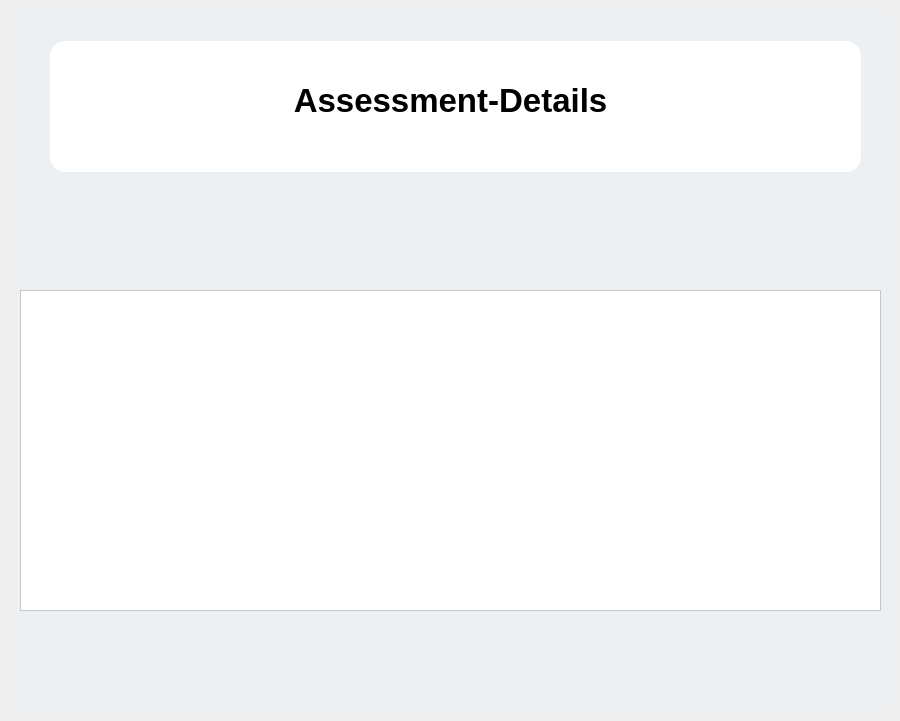
         <widget class="QWidget" name="tab_4">
          <attribute name="title">
           <string>sub2</string>
          </attribute>
          <widget class="QLabel" name="label_21">
           <property name="geometry">
            <rect>
             <x>10</x>
             <y>11</y>
             <width>881</width>
             <height>701</height>
            </rect>
           </property>
           <property name="styleSheet">
            <string notr="true">background: #ecf0f3;
border-radius:15px;</string>
           </property>
           <property name="text">
            <string/>
           </property>
          </widget>
          <widget class="QLabel" name="lhead_6">
           <property name="geometry">
            <rect>
             <x>50</x>
             <y>41</y>
             <width>811</width>
             <height>131</height>
            </rect>
           </property>
           <property name="font">
            <font>
             <pointsize>25</pointsize>
             <weight>75</weight>
             <bold>true</bold>
            </font>
           </property>
           <property name="layoutDirection">
            <enum>Qt::LeftToRight</enum>
           </property>
           <property name="styleSheet">
            <string notr="true">background-color: rgb(255, 255, 255);
border:2px solid rgb(255, 255, 255);
border-radius:15px;



</string>
           </property>
           <property name="text">
            <string/>
           </property>
           <property name="alignment">
            <set>Qt::AlignCenter</set>
           </property>
          </widget>
          <widget class="QLabel" name="lhead_7">
           <property name="geometry">
            <rect>
             <x>230</x>
             <y>70</y>
             <width>441</width>
             <height>61</height>
            </rect>
           </property>
           <property name="font">
            <font>
             <pointsize>25</pointsize>
             <weight>75</weight>
             <bold>true</bold>
            </font>
           </property>
           <property name="layoutDirection">
            <enum>Qt::LeftToRight</enum>
           </property>
           <property name="styleSheet">
            <string notr="true">background-color: rgb(255, 255, 255);
border:2px solid rgb(255, 255, 255);
border-radius:15px;



</string>
           </property>
           <property name="text">
            <string>Assessment-Details</string>
           </property>
           <property name="alignment">
            <set>Qt::AlignCenter</set>
           </property>
          </widget>
          <widget class="QTableWidget" name="tableSub2">
           <property name="geometry">
            <rect>
             <x>20</x>
             <y>290</y>
             <width>861</width>
             <height>321</height>
            </rect>
           </property>
           <property name="styleSheet">
            <string notr="true">background-color: rgb(255, 255, 255);
font: 12pt &quot;MS Shell Dlg 2&quot;;
text-align: center;</string>
           </property>
           <property name="textElideMode">
            <enum>Qt::ElideMiddle</enum>
           </property>
          </widget>
         </widget>
